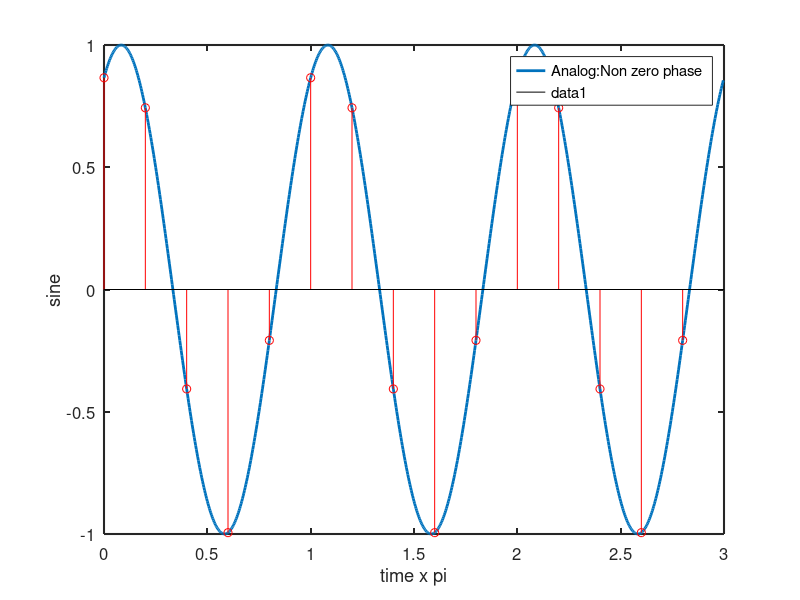

Source code (MATLAB): (Note: this script raises an error after producing the figure.)
clc
clear
close all
%%
%T=3
%w0=2*pi*T;
%del=0.001;
%t=0:del:T;
%xt=sin(w0*t);
%fs=1/del;
%ws=2*pi*fs;
%f0<fs/2;
%xt=sin

N=50;
M=900;
T=1/M;
n=(0:N-1);
tvec=3*T*(0:M-1);
theta=pi/3;
xt=sin(2*pi*tvec+theta);
figure;
%%
plot(tvec,xt,'LineWidth',2);
set(gca,'Box','on',...,
        'FontSize',12,...,
        'LineWidth',1.5,...,
        'FontName','Helvetica',...,
        'Color',[0.95,0.95,0.95],...,
        'XGrid','off',...,
        'YGrid','off');
    xlabel('time x pi');
    ylabel('sine');
legend('Analog:Non zero phase');
Ns=60;
Nt=length(tvec);
sam_inx=1:Ns:Nt;
x=zeros(size(xt));
x(sam_inx)=xt(sam_inx);
x(x==0)=NaN;

hold on
stem(tvec,x,'r','LineWidthl',2);

set(gca,'Box','on',...,
        'FontSize',12,...,
        'LineWidth',1.5,...,
        'FontName','Helvetica',...,
        'Color',[0.95,0.95,0.95],...,
        'XGrid','off',...,
        'YGrid','off');
    
%%
